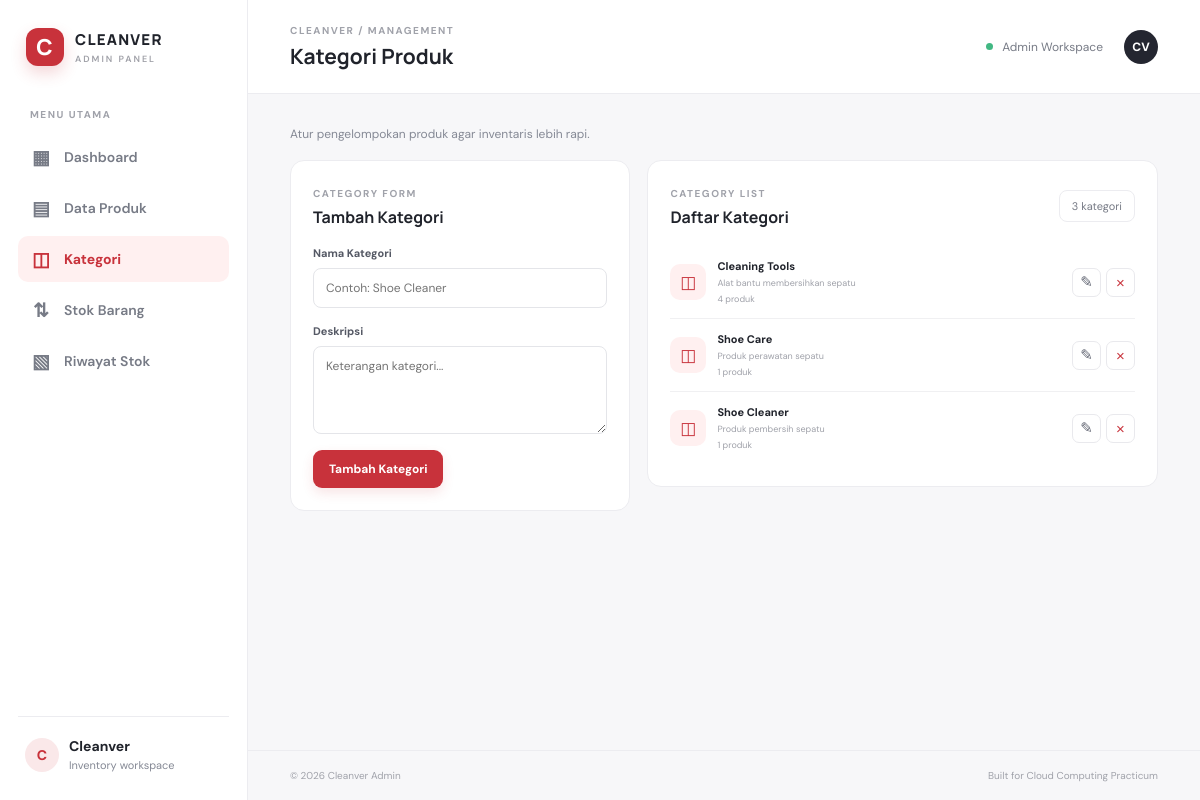
/categories.php, run on the app's committed database.
### tables this page shows
CREATE TABLE categories (
 id INT UNSIGNED AUTO_INCREMENT PRIMARY KEY,
 name VARCHAR(100) NOT NULL UNIQUE,
 description TEXT NULL,
 created_at TIMESTAMP DEFAULT CURRENT_TIMESTAMP
);

### includes/functions.php (called while the page is built, shortened)
<?php
function e($value): string { return htmlspecialchars((string)$value, ENT_QUOTES, 'UTF-8'); }

### categories.php (the view, shortened to what this page needs)
<?php
require_once 'config/database.php';require_once 'includes/functions.php';verifyCsrf();$errors=[];$edit=null;
$cats=$pdo->query("SELECT c.*,COUNT(p.id) product_count FROM categories c LEFT JOIN products p ON p.category_id=c.id GROUP BY c.id ORDER BY c.name")->fetchAll();
$pageTitle='Kategori Produk';require 'includes/header.php';?>
<div class="page-tools"><p class="muted">Atur pengelompokan produk agar inventaris lebih rapi.</p></div>
<div class="two-column">
<section class="form-panel"><div class="panel-head"><div><span class="eyebrow">CATEGORY FORM</span><h3><?= $edit?'Edit Kategori':'Tambah Kategori' ?></h3></div></div>
<form method="post" class="stack-form"><label>Nama Kategori<input required name="name" value="<?= e($edit['name']??'') ?>" placeholder="Contoh: Shoe Cleaner"></label><label>Deskripsi<textarea name="description" rows="4" placeholder="Keterangan kategori..."></textarea></label><button class="btn btn-primary"><?= $edit?'Simpan Perubahan':'Tambah Kategori' ?></button></form></section>
<section class="panel"><div class="panel-head"><div><span class="eyebrow">CATEGORY LIST</span><h3>Daftar Kategori</h3></div><span class="count-chip"><?= count($cats) ?> kategori</span></div><div class="category-list"><?php foreach($cats as $c): ?><div class="category-row"><div class="category-symbol">◫</div><div class="category-info"><strong><?= e($c['name']) ?></strong><small><?= e($c['description']?:'Tanpa deskripsi') ?></small><small><?= (int)$c['product_count'] ?> produk</small></div><div class="action-group"><a class="icon-btn" href="categories.php?edit=<?= $c['id'] ?>">✎</a><form method="post" onsubmit="return confirm('Hapus kategori ini?')"><input type="hidden" name="csrf" value="<?= e(csrfToken()) ?>"><input type="hidden" name="mode" value="delete"><input type="hidden" name="id" value="<?= $c['id'] ?>"><button class="icon-btn danger">×</button></form></div></div><?php endforeach; ?><?php if(!$cats): ?><div class="empty-state compact">Belum ada kategori.</div><?php endif; ?></div></section></div>
<?php require 'includes/footer.php'; ?>

### assets/css/style.css (style rules this page uses)
* { box-sizing:border-box }
:root { --red:#c8323b;--red-dark:#a9232d;--ink:#20232b;--muted:#858995;--line:#ececf0;--bg:#f7f7f9;--white:#fff }
body { margin:0;background:var(--bg);color:var(--ink);font-family:'DM Sans',sans-serif;font-size:14px }
.nav-label,.eyebrow { font-size:10px;letter-spacing:1.5px;color:#a0a2aa;font-weight:700 }
.btn { border:0;border-radius:9px;padding:11px 16px;display:inline-flex;align-items:center;justify-content:center;gap:10px;font:700 12px 'DM Sans';text-decoration:none;cursor:pointer;transition:.2s }
.btn-primary { background:var(--red);color:#fff;box-shadow:0 5px 12px #c8323b20 }
.date-chip,.count-chip { background:#fff;border:1px solid var(--line);padding:8px 12px;border-radius:8px;color:#777b86;font-size:11px }
.stat-card,.panel,.form-panel { background:#fff;border:1px solid var(--line);border-radius:14px }
.panel,.form-panel { padding:22px }
.panel-head { display:flex;justify-content:space-between;align-items:center;margin-bottom:18px }
.panel-head h3 { font:700 16px Manrope;margin:5px 0 0 }
.muted { color:var(--muted) }
.page-tools { display:flex;align-items:center;justify-content:space-between;margin-bottom:18px }
.page-tools p { margin:0;font-size:12px }
.search-bar input,.stack-form input,.stack-form select,.stack-form textarea,.form-grid input,.form-grid select,.form-grid textarea { width:100%;border:1px solid #e4e5e9;border-radius:8px;padding:11px 12px;background:#fff;font:12px 'DM Sans';color:#353741;outline:none }
label { display:grid;gap:8px;color:#555965;font-size:11px;font-weight:700 }
.action-group { display:flex;align-items:center;gap:5px }
.action-group form { margin:0 }
.icon-btn { width:29px;height:29px;border:1px solid #e9e9ed;border-radius:7px;background:#fff;color:#626673;display:grid;place-items:center;text-decoration:none;cursor:pointer;font-size:15px }
.icon-btn.danger { color:var(--red) }
.form-panel { max-width:850px }
.two-column { display:grid;grid-template-columns:minmax(270px,.8fr) minmax(0,1.2fr);gap:17px;align-items:start }
.stack-form { display:grid;gap:16px }
.stack-form .btn { justify-self:start }
.category-list { display:grid }
.category-row { display:flex;align-items:center;gap:11px;padding:13px 0;border-bottom:1px solid #f0f0f2 }
.category-row:last-child { border:0 }
.category-symbol,.product-initial { width:36px;height:36px;border-radius:10px;background:#fff0f0;color:var(--red);display:grid;place-items:center;font-size:17px }
.category-info { flex:1;min-width:0 }
.category-info strong,.category-info small { display:block }
.category-info strong { font-size:11px }
.category-info small { font-size:9px;color:#a0a2aa;margin-top:4px }

### data on the page
categories: name "Cleaning Tools", description "Alat bantu membersihkan sepatu", product_count "4"
categories: name "Shoe Care", description "Produk perawatan sepatu", product_count "1"
categories: name "Shoe Cleaner", description "Produk pembersih sepatu", product_count "1"

### other printed values
$pageTitle "Kategori Produk"
count($cats) "3"
